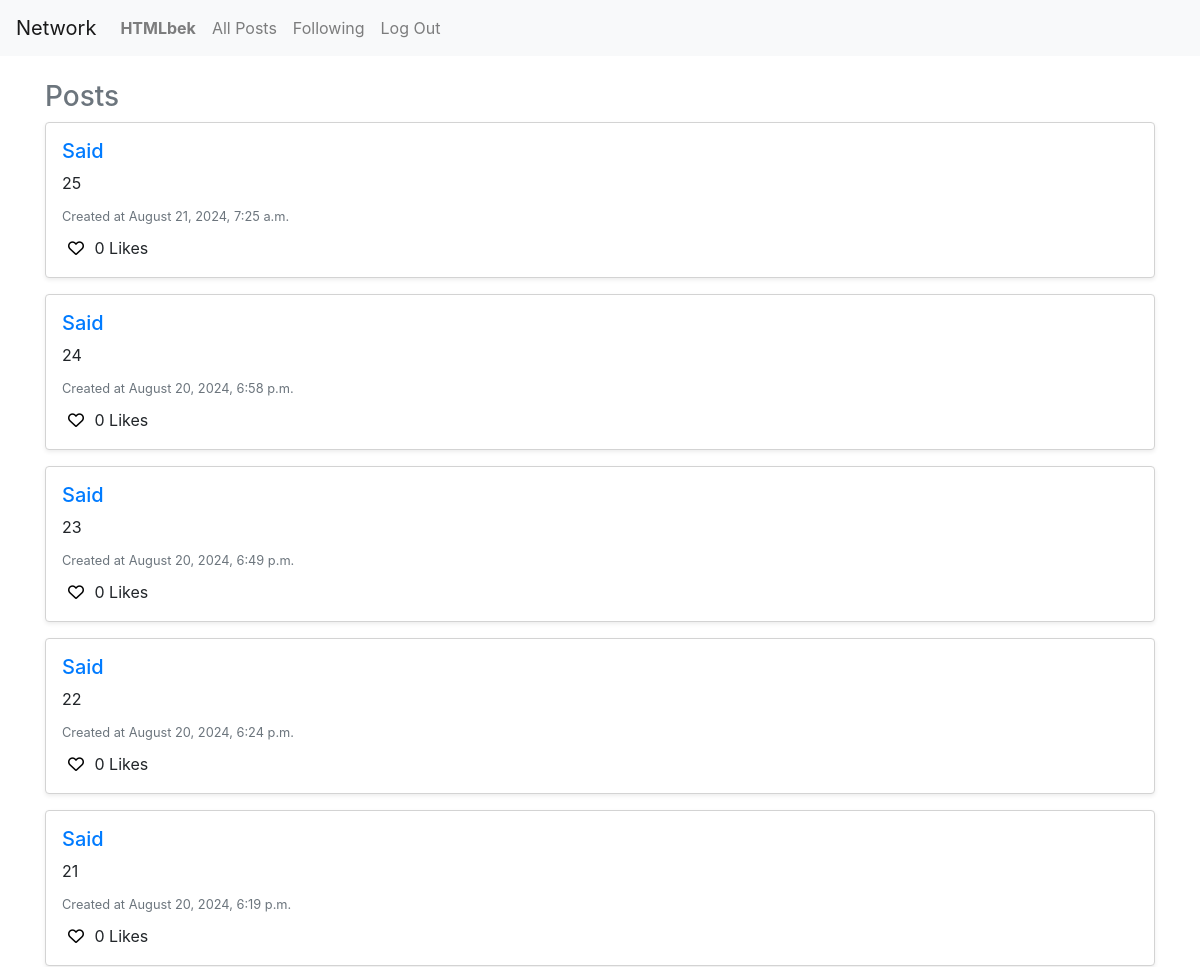
Page /following (signed in, upper part) on the earlier database version.
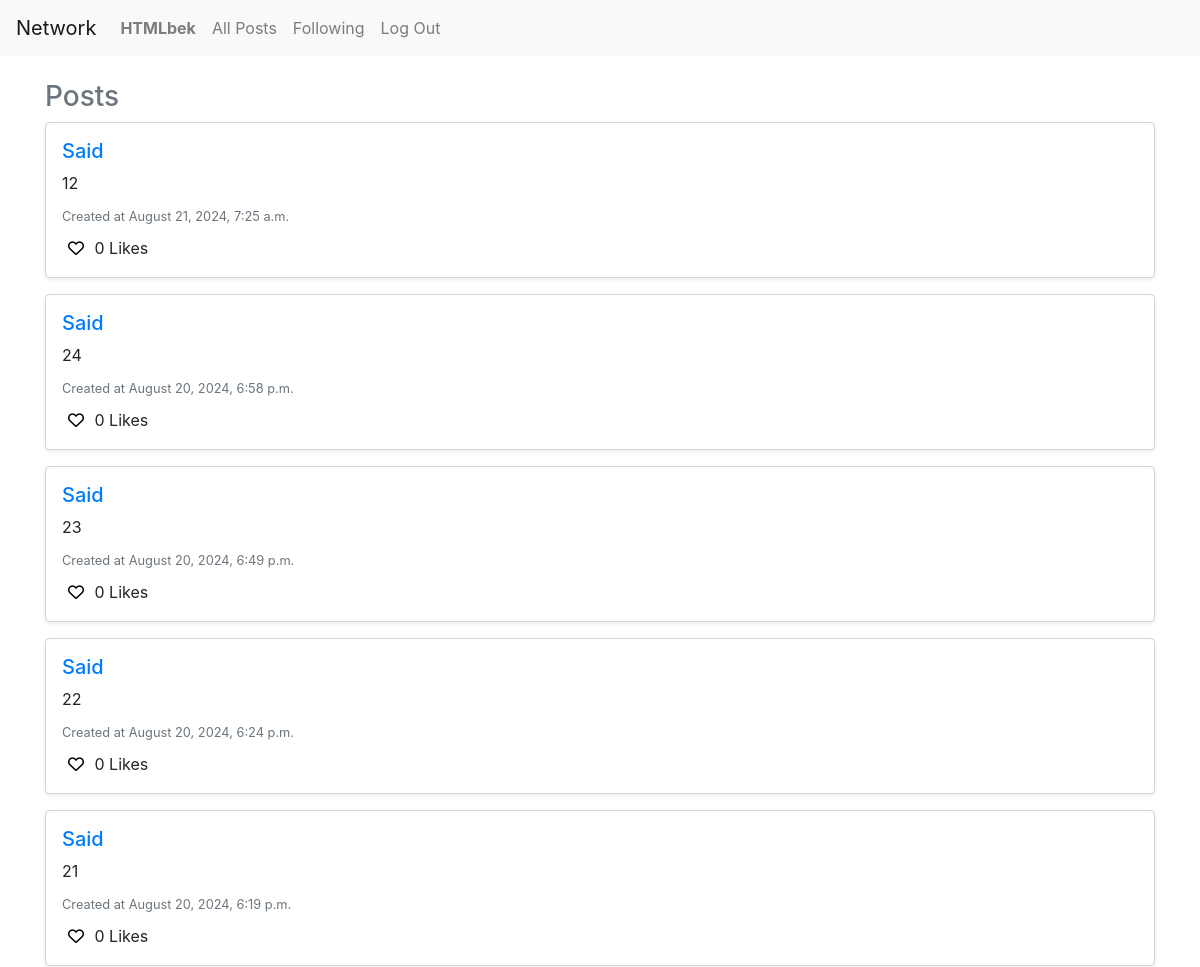
Same page on the later database version.
### network/models.py (models this page shows, shortened)
class Post(models.Model):
    user = models.ForeignKey("User", on_delete=models.CASCADE, related_name="owner")
    content = models.CharField(max_length=300)
    timestap = models.DateTimeField(auto_now_add=True)
    likes = models.ManyToManyField(User, related_name='liked_posts', blank=True)

class User(AbstractUser):
    following = models.ManyToManyField('self', symmetrical=False, related_name='follower')

### network/views.py (the view)
# urls.py: path('following', views.following, name='following'),
def following(request):
    following_users = request.user.following.all()
    posts = Post.objects.filter(user__in=following_users).order_by('-timestap')
    paginator = Paginator(posts, 10)  # Show 10 posts per page
    page_number = request.GET.get('page')
    page_obj = paginator.get_page(page_number)
    return render(request, 'network/following.html', {
        'posts': posts,
        'page_obj': page_obj,
    })

### network/templates/network/following.html (shortened to what this page needs)
{%extends 'network/layout.html' %}
{% block body %}
<div class="container mt-4 pb-5">
    <div class="posts-section mt-4">
        <h3 class="text-secondary">Posts</h3>
        {% if page_obj.object_list %}
            {% for post in page_obj.object_list %}
                <div id="new-post" class="post bg-white p-3 mb-3 rounded shadow-sm" data-post-id='{{post.id}}'>
                    <h5 class="text-dark"><a href='{% url 'profile' username=post.user %}'>{{ post.user }}</a></h5>
                    <p id='content' class="mb-2">{{ post.content }}</p>
                    <small class="text-muted">Created at {{ post.timestap|date:"F j, Y, g:i a" }}</small>
                    <div class='d-flex justify-content-between'>
                        <div class="mt-2">
                            <button id='like' class="i-btn">
                                <i class="{% if user in post.likes.all %}fa-solid{% else %}fa-regular{% endif %} fa-heart"></i>
                            </button>
                            <span id='likes-count'>{{post.likes.count}} Likes</span>
                        </div>
                    </div>
                </div>
            {% endfor %}
        {% else %}
            <p class="text-muted">No posts available.</p>
        {% endif %}
    </div>
</div>
{% endblock %}

Differences in the rows shown:
changed Post "August 21, 2024, 7:25 a.m.": content "25" → "12"
